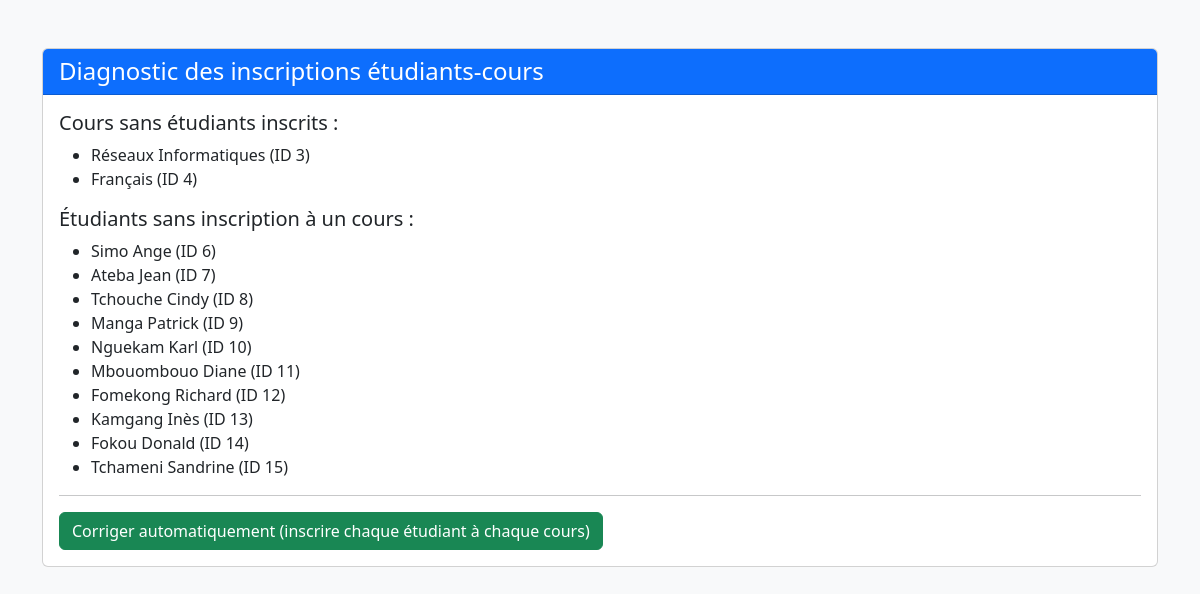
The app's page /fix_all_inscriptions.php (signed in) with its own data.
### tables this page shows
CREATE TABLE `cours` (
  `id` int(11) NOT NULL AUTO_INCREMENT,
  `code` varchar(20) NOT NULL,
  `nom` varchar(150) NOT NULL,
  `enseignant_id` int(11) DEFAULT NULL,
  `description` text,
  PRIMARY KEY (`id`),
  UNIQUE KEY `code` (`code`),
  KEY `enseignant_id` (`enseignant_id`),
  CONSTRAINT `cours_ibfk_1` FOREIGN KEY (`enseignant_id`) REFERENCES `utilisateurs` (`id`)
);

CREATE TABLE `etudiants` (
  `id` int(11) NOT NULL AUTO_INCREMENT,
  `matricule` varchar(20) NOT NULL,
  `nom` varchar(100) NOT NULL,
  `prenom` varchar(100) NOT NULL,
  `email` varchar(150) NOT NULL,
  `date_inscription` timestamp NULL DEFAULT CURRENT_TIMESTAMP,
  PRIMARY KEY (`id`),
  UNIQUE KEY `matricule` (`matricule`),
  UNIQUE KEY `email` (`email`)
);

### config/database.php (called while the page is built, shortened)
<?php
$db_type = null;
$pdo = null;
$mysqli = null;
if (getenv('REPL_ID') || getenv('REPL_SLUG') || getenv('PGHOST')) {
    $db_type = 'postgresql';
    $host = getenv('PGHOST');
    $dbname = getenv('PGDATABASE');
    $user = getenv('PGUSER');
    $password = getenv('PGPASSWORD');
    $port = getenv('PGPORT');
    $dsn = "pgsql:host=$host;port=$port;dbname=$dbname;user=$user;password=$password";
    try {
        $pdo = new PDO($dsn);
        $pdo->setAttribute(PDO::ATTR_ERRMODE, PDO::ERRMODE_EXCEPTION);
        $pdo->setAttribute(PDO::ATTR_DEFAULT_FETCH_MODE, PDO::FETCH_ASSOC);
    } catch (PDOException $e) {
        die("Erreur de connexion à la base de données PostgreSQL: " . $e->getMessage());
    }
} else {
    $db_type = 'mysql';
    $host = 'localhost';
    $dbname = 'attendance_system';
    $user = 'root';
    $password = '';
    $port = 3306;
    $mysqli = new mysqli($host, $user, $password, $dbname, $port);
    $mysqli->set_charset("utf8mb4");
}
function db_query($sql, $params = []) {
    global $db_type, $pdo, $mysqli;
    if ($db_type === 'postgresql') {
        try {
            $stmt = $pdo->prepare($sql);
            $stmt->execute($params);
            return $stmt->fetchAll();
        } catch (PDOException $e) {
            error_log("Erreur SQL (PostgreSQL): " . $e->getMessage());
            return false;
        }
    } else {
        try {
            $stmt = $mysqli->prepare($sql);
            if (!empty($params)) {
                $types = '';
                foreach ($params as $param) {
                    if (is_int($param)) {
                        $types .= 'i';
                    } elseif (is_float($param)) {
                        $types .= 'd';
                    } elseif (is_string($param)) {
                        $types .= 's';
                    } else {
                        $types .= 'b';
                    }
                }
                $stmt->bind_param($types, ...$params);
            }
            $stmt->execute();
            $result = $stmt->get_result();
            $rows = [];
            while ($row = $result->fetch_assoc()) {
                $rows[] = $row;
            }
            return $rows;
        } catch (Exception $e) {
            error_log("Erreur SQL (MySQL): " . $e->getMessage());
            return false;
        }
    }
}
?>

### fix_all_inscriptions.php (the view, shortened to what this page needs)
<?php
require_once 'includes/auth.php';
require_once 'config/database.php';
$cours_sans_etudiants = db_query("SELECT c.id, c.nom FROM cours c LEFT JOIN inscriptions i ON c.id = i.cours_id WHERE i.id IS NULL");
$etudiants_sans_cours = db_query("SELECT e.id, e.nom, e.prenom FROM etudiants e LEFT JOIN inscriptions i ON e.id = i.etudiant_id WHERE i.id IS NULL");
?>
<!DOCTYPE html>
<html lang="fr">
<head>
    <link href="https://cdn.jsdelivr.net/npm/bootstrap@5.3.0-alpha1/dist/css/bootstrap.min.css" rel="stylesheet">
</head>
<body class="bg-light">
<div class="container mt-5">
    <div class="card">
        <div class="card-header bg-primary text-white">
            <h4 class="mb-0">Diagnostic des inscriptions étudiants-cours</h4>
        </div>
        <div class="card-body">
            <h5>Cours sans étudiants inscrits :</h5>
            <?php if (empty($cours_sans_etudiants)): ?>
                <div class="alert alert-success">Tous les cours ont au moins un étudiant inscrit.</div>
            <?php else: ?>
                <ul>
                    <?php foreach ($cours_sans_etudiants as $c): ?>
                        <li><?= htmlspecialchars($c['nom']) ?> (ID <?= $c['id'] ?>)</li>
                    <?php endforeach; ?>
                </ul>
            <?php endif; ?>
            <h5>Étudiants sans inscription à un cours :</h5>
            <?php if (empty($etudiants_sans_cours)): ?>
                <div class="alert alert-success">Tous les étudiants sont inscrits à au moins un cours.</div>
            <?php else: ?>
                <ul>
                    <?php foreach ($etudiants_sans_cours as $e): ?>
                        <li><?= htmlspecialchars($e['nom']) ?> <?= htmlspecialchars($e['prenom']) ?> (ID <?= $e['id'] ?>)</li>
                    <?php endforeach; ?>
                </ul>
            <?php endif; ?>
            <hr>
            <form method="post">
                <button type="submit" name="fix" class="btn btn-success">Corriger automatiquement (inscrire chaque étudiant à chaque cours)</button>
            </form>
        </div>
    </div>
</div>
</body>
</html>

### records on screen
cours: nom "Réseaux Informatiques", id "3"
cours: nom "Français", id "4"
etudiants: nom "Simo", prenom "Ange", id "6"
etudiants: nom "Ateba", prenom "Jean", id "7"
etudiants: nom "Tchouche", prenom "Cindy", id "8"
etudiants: nom "Manga", prenom "Patrick", id "9"
etudiants: nom "Nguekam", prenom "Karl", id "10"
etudiants: nom "Mbouombouo", prenom "Diane", id "11"
etudiants: nom "Fomekong", prenom "Richard", id "12"
etudiants: nom "Kamgang", prenom "Inès", id "13"
etudiants: nom "Fokou", prenom "Donald", id "14"
etudiants: nom "Tchameni", prenom "Sandrine", id "15"
